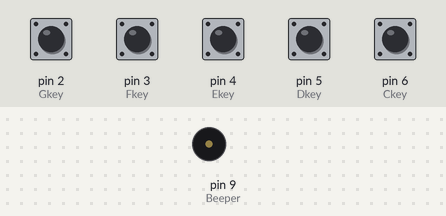
The sketch below on a simulated Arduino Uno, built with avr-gcc and run on an emulated ATmega328P. On the bench: buzzer (waves = sounding). The test bench sets the inputs (shaded band); at power-on: pin 2 (Gkey), pin 3 (Fkey), pin 4 (Ekey), pin 5 (Dkey), pin 6 (Ckey) HIGH.

Above: at 1.2 s.
1.3 s: pin 2 (Gkey) pulled LOW for 1 s
At 1.7 s:
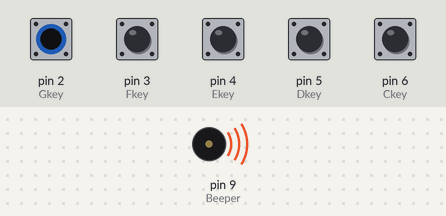
Timing chart, 0 to 4.3 s (numbered marks = the images above; inputs shaded):
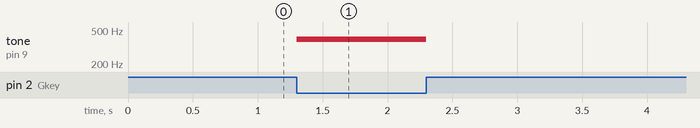

The sketch:

fulloctavearduinokeyboard.ino
```cpp
// Full Octave Arduino Keyboard
//by Jacqueline Radding
//plays a few notes and a combinate of notes when a button(s) is pressed
const int Ckey = 6 ; // Pin for S1 acting as C4 key
const int Dkey = 5 ; // Pin for S2 acting as C4 key
const int Ekey = 4 ; // Pin for S3 acting as C4 key
const int Fkey = 3 ; // Pin for S4 acting as C4 key
const int Gkey = 2 ; // Pin for S5 acting as C4 key
int reading;
//bool f; // this is the true or false value
const int Beeper = 9 ; // Digital Pin 9 for buzzer
const int quarterNote = 500 ; // msec for quarter note
const int C4freq = 262 ; // Hz for c4 note
const int G4freq = 392 ; // Hz for d4 note
const int F4freq = 349 ; // Hz for c4 note
const int E4freq = 330 ; // Hz for d4 note
const int D4freq = 294 ; // Hz for c4 note
const int A4freq = 440 ; // Hz for c5 note
const int B4freq = 494 ; // Hz for c5 note
const int C5freq = 523 ; // Hz for c5 note
void setup() {
 // put your setup code here, to run once:
pinMode(Beeper, OUTPUT); // connected to buzzer +
//digitalWrite(Beeper, HIGH);
pinMode(Ckey, INPUT_PULLUP); // s1 button
pinMode(Dkey, INPUT_PULLUP); // s2 button
pinMode(Ekey, INPUT_PULLUP); // s3 button
pinMode(Fkey, INPUT_PULLUP); // s4 button
pinMode(Gkey, INPUT_PULLUP); // s5 button
}
void loop() {
 //reading = digitalRead(Ckey);
 //reading = digitalRead(Dkey);
 //reading = digitalRead(Ekey);
 //reading = digitalRead(Fkey);
 //reading = digitalRead(Gkey);
 reading = digitalRead(Gkey); // reads G and E keys
 reading = digitalRead(Ekey); // reads Ekey pin
 if (KeyPressed(Gkey) && KeyPressed(Ekey)){ // if 2 buttons: G and Ekey pressed
 tone(Beeper, B4freq, quarterNote);// plays sound
 delay(quarterNote); // delay to keep sound going

 }
 reading = digitalRead(Gkey); // reads G pin
 reading = digitalRead(Fkey); // reads F pin
 if (KeyPressed(Gkey) && KeyPressed(Fkey)){ // if button G and Fkey pressed
 tone(Beeper, C5freq, quarterNote);// plays sound
 delay(quarterNote); // delay to keep sound going
 }

reading = digitalRead(Ckey);
 if (KeyPressed(Ckey)){
 tone(Beeper, C4freq);
 delay(quarterNote); // delay so can user play a quarter note at least

 }
 reading = digitalRead(Dkey); // reads pin too see if button pressed
 if (KeyPressed(Dkey)){ // sees if button pressed
 tone(Beeper, D4freq, quarterNote); // plays sound
 delay(quarterNote); // delay so can user play a quarter note at least
 }
 reading = digitalRead(Ekey); // reads pin
 if (KeyPressed(Ekey)){ // sees if button pressed
 tone(Beeper, E4freq);// plays sound
 delay(quarterNote); // delay so can user play a quarter note at least

 }
 reading = digitalRead(Fkey); // reads pin
 if (KeyPressed(Fkey)){ // is button pressed?
 tone(Beeper, F4freq);// note sound
 delay(quarterNote); // delay so can user play a quarter note at least

 }
 reading = digitalRead(Gkey); // read the button
 if (KeyPressed(Gkey)){ // if button pressed
 tone(Beeper, G4freq, quarterNote);// plays sound
 delay(quarterNote); // delay to keep sound going
 }


 else
 {
 noTone(Beeper); // turns off tone if button not pressed
 }

 }

bool KeyPressed(int key){ // this displays true if button pressed
 reading == digitalRead(key); // to double check digital reading
if (reading == 1){ // if not pressed
 return false;
 }
else { // if pressed
 return true; // if button pressed
 }
}
```

Measured:
- after the input at 1.3 s, tone on pin 9 (Beeper): silent → 392 Hz at once, → silent 1.0 s later
